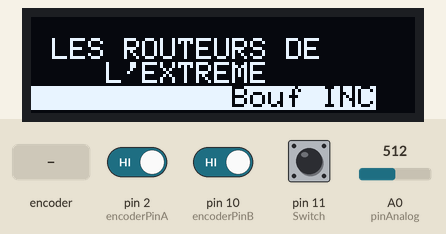
A sketch run on a simulated Arduino Uno, built with avr-gcc and run on an emulated ATmega328P. Parts: 128×32 one-colour display. The inputs (shaded band) are chosen by the test bench; at power-on: A0 (pinAnalog) = 512, pin 11 (Switch) HIGH, pin 2 (encoderPinA) HIGH, pin 10 (encoderPinB) HIGH. The display library's start-up logo is not drawn.

Above: at 3.2 s.
At 6.3 s:
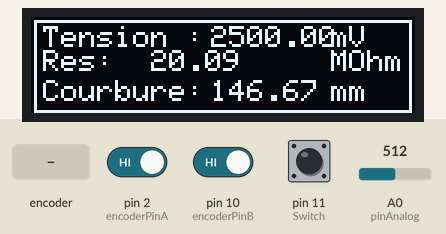
6.4 s: A0 (pinAnalog) set to 0
At 7.9 s:
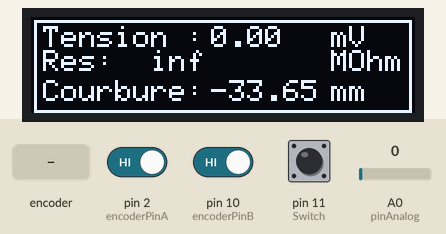
8.2 s: pin 11 (Switch) pulled LOW for 0.15 s
At 8.8 s:
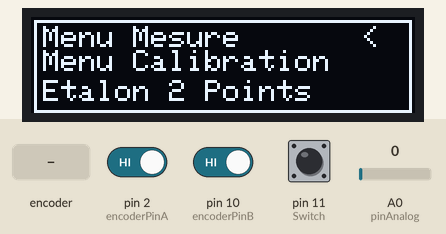
9.8 s: rotary encoder on pin 2 (encoderPinA) / pin 10 (encoderPinB) turned 3 steps (first pin leading)
At 9.97 s:
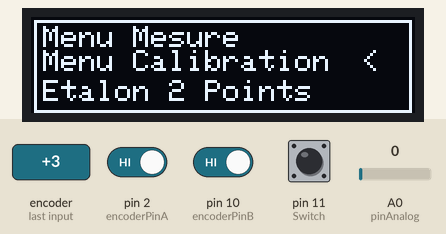
Timing chart, 0 to 12.8 s (numbered marks = the images above; inputs shaded):
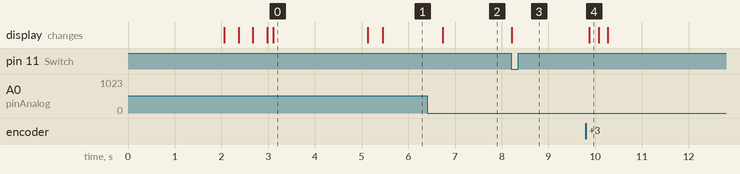

The sketch:

Projet.ino
```cpp
//=============================Bluetooth Module=====================
#include <SoftwareSerial.h>

#define rxPin 13
#define txPin 12
#define baudrate 9600
SoftwareSerial mySerial(rxPin,txPin);

//=============================Roto Encoder=========================
#define encoderPinA  2  //The clock signal of the Roto Encoder must be on the pin 2 since we want to use an attachInterrupt on it
#define encoderPinB  10  //DT signal of the Roto Encoder
#define Switch 11 //SW signal of the Roto Encoder

int aState; //State of the pin A of the Roto Encoder
int aLastState;  //Last state of the pin A of the Roto Encoder
int btnState = HIGH; //State of the button
int btnLastState = HIGH; //Last state of the button

//=============================OLED Screen==========================
#include <SPI.h>
#include <Wire.h>
#include <Adafruit_GFX.h>
#include <Adafruit_SSD1306.h>
#define SCREEN_WIDTH 128 //OLED display width, in pixels
#define SCREEN_HEIGHT 32 //OLED display height, in pixels

#define OLED_RESET -1 //Reset pin shared with the arduino reset button
#define SCREEN_ADDRESS 0x3C //Adress of the OLED Screen
Adafruit_SSD1306 display(SCREEN_WIDTH, SCREEN_HEIGHT, &Wire, OLED_RESET);

//=============================Measure==============================
#define pinAnalog A0 //Pin used to measure the Sensor

//Var used to measure
float mesure = 0.0; //Deflection
float valeur = 0.0; //Tension (0 = 0V; 1024 = 5V)
float resistance = 0.0; //Resistance of the Sensor
float moyenne[10]; //Last ten values of the tension
float moy = 0.0; //Mean value of the tension
float R0 = 0.0; //Resistance at rest of the Sensor

//we suppose that deflection = Slope * DeltaR + Offset
float sensi = 8.55; //Slope of the Sensor
float offset = -25.1; //Offset of the Sensor

//Var used for the two points calibration
int etalonnage2Points = 0;
float courbure = 0.0;
float mesurePoint1 = 0.0;
float mesurePoint2 = 0.0;
float courburePoint1 = 0.0;
float courburePoint2 = 0.0;

//=============================Timer================================
int rotoT0 = millis();
int rotoTimer = millis();

int T0 = millis();
int Timer = millis();

//=============================Menu=================================
int mode = 1; //Var that tells in which menu you are
int selection = 1; //Var used to select which menu you want to go to

//=============================Setup================================
/*Function used at the start of the Arduino*/
void setup(){
  //Initialization of the Bluetooth module
  pinMode(rxPin, INPUT);
  pinMode(txPin, OUTPUT);
  mySerial.begin(baudrate);

  //Initialization of the Roto Encoder
  pinMode(encoderPinA, INPUT);
  digitalWrite(encoderPinA, HIGH);
  pinMode(encoderPinB, INPUT);
  digitalWrite(encoderPinB, HIGH);
  attachInterrupt(digitalPinToInterrupt(2), doEncoder, RISING);
  aLastState = digitalRead(encoderPinA);

  pinMode(Switch, INPUT_PULLUP);

  //Initialization of the OLED Screen
  display.begin(SSD1306_SWITCHCAPVCC, SCREEN_ADDRESS);
  display.display();
  delay(2000);

  for(int i = 0; i < 60; i++){
    Introduction(i);
  }
  delay(2000);

  Serial.begin(baudrate);

  //We measure the resistance at rest of the Sensor
  valeur = (float)(analogRead(pinAnalog) * (float)(5.0/1024.0));
  R0 = (float)((1.0+100000.0/1000.0)*100000.0*(5.0/valeur)-100000.0-10000.0)/1000000.0 ;
}

//=============================Main Loop============================
/*Function used every X ms*/
void loop() {
  //Updating timers
  rotoTimer = millis();

  //We measure the tension on the pin A0
  valeur = (float)(analogRead(pinAnalog) * (float)(5.0/1024.0));

  //We store the value in a table which contains the last ten values of the tension
  for(int j = 0; j < 9;  j++){
    moyenne[j] = moyenne[j+1];
  }

  //We calculate the average value of this table
  moyenne[9] = valeur;
  moy = 0.0;
  for(int j = 0; j < 10;  j++){
    moy += moyenne[j];
  }
  moy = (float)moy/10.0;

  //We calculate the value of the resistance
  if(moy != 0){
    resistance = (float)((1.0+100000.0/1000.0)*100000.0*(5.0/moy)-100000.0-10000.0)/1000000.0 ;
  }else{
    resistance = -1;
  }
  mesure = (float)(resistance * sensi) + offset;

  //We send the value to the computer
  if(Serial.available()){Serial.println(resistance);}

  int i = 0;
  char textBluetooth[32] = {0};
  /*Communication from the bluetooth module to the arduino*/
  while (mySerial.available()){ //While the com is open
    i = 0;
    do{ //We read what the bluetooth module send to the arduino
      textBluetooth[i++] = mySerial.read();
      delay(3);
    }while(mySerial.available());
    //if the message read is "mesure" it means the phone is waiting for the resistance's value
    String test = (String)textBluetooth;
    test.trim();
    Serial.println(test);
    if(test == "mesure"){
      //We send the resistance's value to the bluetooth module
      mySerial.print(resistance);
    }
    if(test == "R0"){
      //We send the R0's value to the bluetooth module
      mySerial.print(R0);
    }
  }

  //We uptdate the button state
  btnLastState = btnState;
  btnState = digitalRead(Switch);

  /*Switch that draws on the screen the right menu*/
  display.clearDisplay();
  display.drawRect(1, 1, 126,31, WHITE);
  switch (mode){
    case 1:
      //Measurement menu
      MenuMesure();
      if(btnState == LOW and btnLastState != LOW){mode = 5;}
      break;
    case 2:
      //Calibration menu
      MenuEtalonnage();
      if(btnState == LOW and btnLastState != LOW){mode = 5;}
      break;
    case 3:
      //2 points calibration menu
      MenuEtalonnage2Points();
      if(btnState == LOW and btnLastState != LOW){
        etalonnage2Points += 1;
        if(etalonnage2Points == 3){
          mode = 5;
          etalonnage2Points = 0;
          //Once the calibration is done we calculate the slope and the offset
          sensi = ((mesurePoint2 - mesurePoint1)/(courburePoint2 - courburePoint1));
          offset = (mesurePoint1 - (sensi * courburePoint1));
          selection = 1;
        }
      }
      break;
    case 5:
      //Menu in which you can choose which menu to go to
      MenuChoix();
      if(btnState == LOW and btnLastState != LOW){mode = selection; etalonnage2Points = 0; courbure = 0;}
      break;
    default:
      MenuMesure();
      if(btnState == LOW and btnLastState != LOW){mode = 5;}
      break;
  }
}


//=============================Roto Encoder=========================
/*Function that detects when the Roto Encoder spins*/
void doEncoder() {
  if(rotoTimer - rotoT0 > 50 ){
    if (digitalRead(encoderPinB) != digitalRead(encoderPinA) and digitalRead(encoderPinB) != digitalRead(encoderPinA)){
      selection ++;
      switch (mode){
        case 3:
          courbure+=0.25;
          break;
        default:
          break;
        }
    }else{
      selection --;
      switch (mode){
        case 3:
          courbure-=0.25;
          break;
        default:
          break;
      }
    }

    if(selection > 3){selection = 1;}
    if(selection < 1){selection = 3;}
    rotoT0 = millis();
  }
}

//=============================OLED Text Drawing====================
/*Function that draws text on the OLED Screen*/
void Affichage(String text, int x, int y, int taille, boolean actualiser){
  display.setTextSize(taille);
  display.setTextColor(WHITE);
  display.setCursor(x,y);
  display.println(text);
  if(actualiser){
    display.display();
  }
}

//=============================Measurement Menu=====================
/*Function that draws the measurement menu every 300 ms*/
void MenuMesure(){
  if(Timer - T0 > 300){
    Affichage("Tension :", 4, 3, 1, false);
    String text = String(valeur * 1000.0);
    String text1 = String(resistance);
    if(resistance == -1){text1 = "inf";}
    String text2 = String(mesure);
    Affichage(text, 60, 3, 1, false);
    Affichage("mV", 100, 3, 1, false);
    Affichage("Res:", 4, 11, 1, false);
    Affichage(text1, 40, 11, 1, false);
    Affichage("MOhm", 100, 11, 1, false);
    Affichage(text2, 60, 21,1,false);
    Affichage("Courbure:", 4, 21, 1, false);
    Affichage("mm", 100, 21, 1, true);
    T0 = millis();
  }
  Timer = millis();
}

//=============================Main Menu============================
/*Function that draws the main menu*/
void MenuChoix(){
  Affichage("Menu Mesure", 4, 3, 1, false);
  Affichage("Menu Calibration", 4, 11, 1, false);
  Affichage("Etalon 2 Points", 4, 21, 1, false);
  switch (selection){
    case 1:
      Affichage("<", 110, 3, 1, true);
      break;
    case 2:
      Affichage("<", 110, 11, 1, true);
      break;
    case 3:
      Affichage("<", 110, 21, 1, true);
      break;
    default:
      Affichage("<", 110, 3, 1, true);
      break;
  }
}

//=============================Calibration Menu=====================
/*Function that draws the calibration menu*/
void MenuEtalonnage(){
  String text1 = String(sensi);
  String text2 = String(offset);
  Affichage("Sensi:", 4, 3, 1, false);
  Affichage(text1, 72, 3, 1, false);
  Affichage("Offset:", 4, 11, 1, false);
  Affichage(text2, 72, 11, 1, false);
  String R0string = String(R0);
  Affichage("R0:", 4, 21, 1, false);
  Affichage(R0string, 72, 21, 1, false);
  Affichage("MOhm", 100, 21, 1, true);
}

//=============================2 Points Calibration Menu============
/*Function that draws the 2 points calibration menu*/
void MenuEtalonnage2Points(){
  String text = String(valeur * 1000.0);
  if(etalonnage2Points == 0){
    R0 = resistance;
    String R0string = String(R0);
    Affichage("R0:", 4, 3, 1, false);
    Affichage(R0string, 72, 3, 1, false);
    Affichage("MOhm", 100, 3, 1, false);
    Affichage("Appuyez", 4, 11, 1, false);
    Affichage("Mesure:", 4, 21, 1, false);
    Affichage(text, 72, 21, 1, false);
    Affichage("mV", 110, 21, 1, true);
  }else{
    String text1 = String(courbure);
    Affichage("Courbure :", 4, 3, 1, false);
    Affichage(text1, 72, 3, 1, false);
    Affichage("Appuyez", 4, 11, 1, false);
    Affichage("Mesure:", 4, 21, 1, false);
    Affichage(text, 72, 21, 1, false);
    Affichage("mV", 110, 21, 1, true);
  }
  if(etalonnage2Points == 1){
    mesurePoint1 = resistance;
    courburePoint1 = courbure;
  }
  if(etalonnage2Points == 2){
    mesurePoint2 = resistance;
    courburePoint2 = courbure;
  }
}

//=============================Introduction=========================
/*Function that display our team's name*/
void Introduction(int i){
  display.clearDisplay();
  Affichage("  LES ROUTEURS DE", i-64, 7, 1, false);
  Affichage("     L'EXTREME", i-64, 15, 1, false);
  display.fillRect(i-64, 23, display.width()-8, 8, SSD1306_INVERSE);
  display.setTextColor(BLACK);
  display.setCursor(i-64,23);
  display.setTextSize(0.5);
  display.println("            Bouf INC");
  display.display();
}
```

Measured:
- after the input at 6.4 s, the display: changes after 0.33 s (image 2)
- after the input at 8.2 s, the display: changes at once (image 3)
- after the input at 9.8 s, the display: changes after 0.07 s (image 4)
- what the display in image 0 shows lasts 2.0 s, from 3.1 s to 5.1 s
